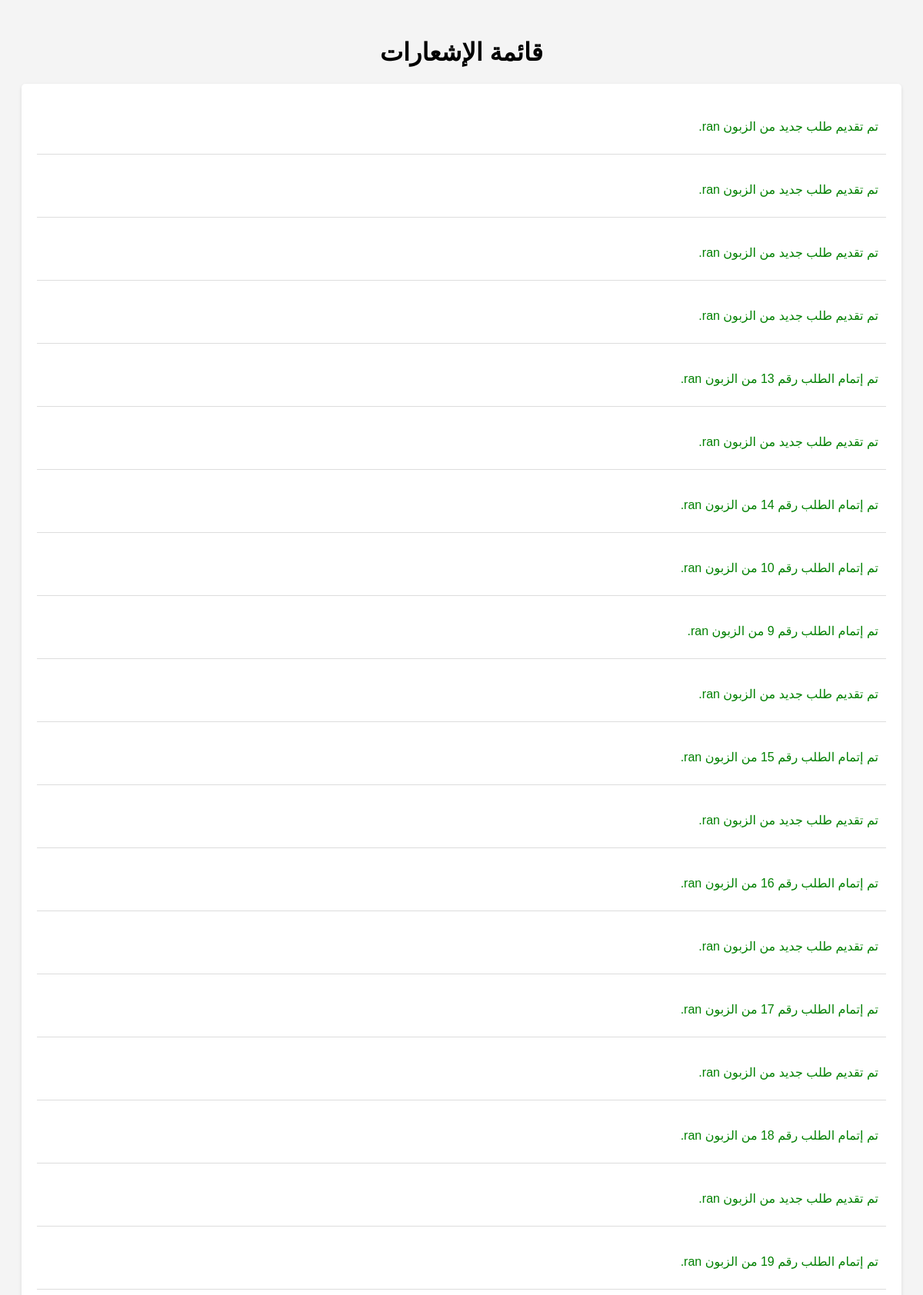
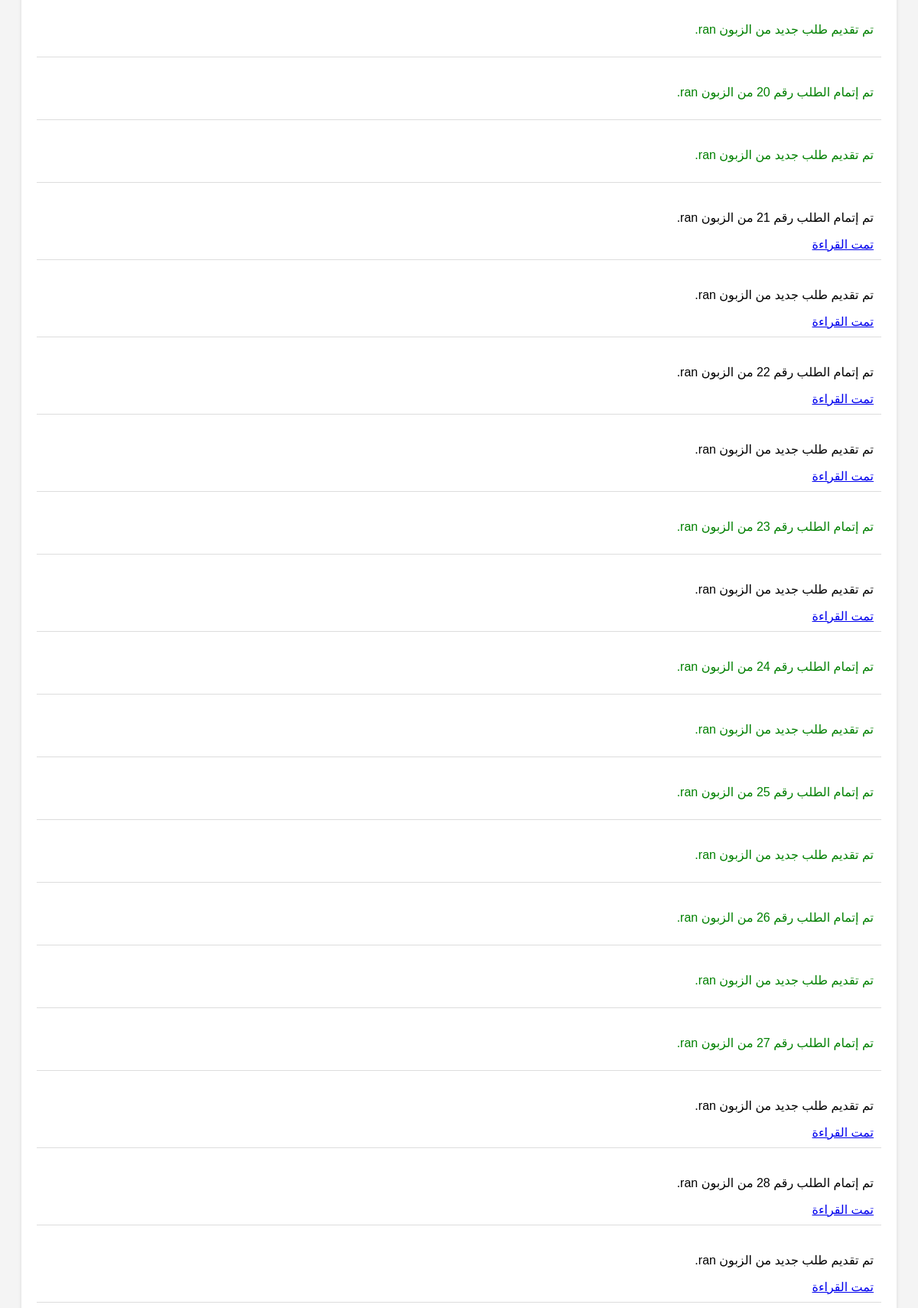
Screenshot of /shop/notifications/ (signed in, upper part) with the database file from the repository (2 pictures, top to bottom).
### shop/models.py (models this page shows, shortened)
class Notification(models.Model):
    user = models.ForeignKey(
        User, on_delete=models.CASCADE, related_name="notifications"
    )
    message = models.CharField(max_length=255)
    is_read = models.BooleanField(default=False)
    created_at = models.DateTimeField(default=timezone.now)

### shop/views.py (the view)
# urls.py: path("notifications/", notifications_list, name="notifications_list"),
def notifications_list(request):
    notifications = Notification.objects.filter(user=request.user)
    return render(
        request, "shop/notifications_list.html", {"notifications": notifications}
    )

### shop/templates/shop/notifications_list.html (shortened to what this page needs)
<!DOCTYPE html>
<html lang="ar">
<head>
</head>
<body>
    <h1>قائمة الإشعارات</h1>
    <div class="notification-list">
        {% for notification in notifications %}
            <div class="notification {% if notification.is_read %}read{% endif %}">
                <p>{{ notification.message }}</p>
                {% if not notification.is_read %}
                    <a href="{% url 'mark_notification_as_read' notification.id %}" class="button">تمت القراءة</a>
                {% endif %}
            </div>
        {% empty %}
            <p>لا توجد إشعارات حالياً.</p>
        {% endfor %}
    </div>
</body>
</html>

### shop/templates/shop/notifications_list.html (style rules this page uses)
body { font-family: Arial, sans-serif; background-color: #f4f4f4; padding: 20px; direction: rtl; }
h1 { text-align: center; }
.notification-list { background-color: #fff; padding: 20px; border-radius: 5px; box-shadow: 0 2px 5px rgba(0, 0, 0, 0.1); }
.notification { padding: 10px; border-bottom: 1px solid #ddd; margin-bottom: 10px; }
.read { color: green; }

### rows the page displays
Notification: message "تم تقديم طلب جديد من الزبون ran."
Notification: message "تم تقديم طلب جديد من الزبون ran."
Notification: message "تم تقديم طلب جديد من الزبون ran."
Notification: message "تم تقديم طلب جديد من الزبون ran."
Notification: message "تم إتمام الطلب رقم 13 من الزبون ran."
Notification: message "تم تقديم طلب جديد من الزبون ran."
Notification: message "تم إتمام الطلب رقم 14 من الزبون ran."
Notification: message "تم إتمام الطلب رقم 10 من الزبون ran."
Notification: message "تم إتمام الطلب رقم 9 من الزبون ran."
Notification: message "تم تقديم طلب جديد من الزبون ran."
Notification: message "تم إتمام الطلب رقم 15 من الزبون ran."
Notification: message "تم تقديم طلب جديد من الزبون ran."
Notification: message "تم إتمام الطلب رقم 16 من الزبون ran."
Notification: message "تم تقديم طلب جديد من الزبون ran."
Notification: message "تم إتمام الطلب رقم 17 من الزبون ran."
Notification: message "تم تقديم طلب جديد من الزبون ran."
Notification: message "تم إتمام الطلب رقم 18 من الزبون ran."
Notification: message "تم تقديم طلب جديد من الزبون ran."
Notification: message "تم إتمام الطلب رقم 19 من الزبون ran."
Notification: message "تم تقديم طلب جديد من الزبون ran."
Notification: message "تم إتمام الطلب رقم 20 من الزبون ran."
Notification: message "تم تقديم طلب جديد من الزبون ran."
Notification: message "تم إتمام الطلب رقم 21 من الزبون ran.", is_read "تمت القراءة"
Notification: message "تم تقديم طلب جديد من الزبون ran.", is_read "تمت القراءة"
Notification: message "تم إتمام الطلب رقم 22 من الزبون ran.", is_read "تمت القراءة"
Notification: message "تم تقديم طلب جديد من الزبون ran.", is_read "تمت القراءة"
Notification: message "تم إتمام الطلب رقم 23 من الزبون ran."
Notification: message "تم تقديم طلب جديد من الزبون ran.", is_read "تمت القراءة"
Notification: message "تم إتمام الطلب رقم 24 من الزبون ran."
Notification: message "تم تقديم طلب جديد من الزبون ran."
Notification: message "تم إتمام الطلب رقم 25 من الزبون ran."
Notification: message "تم تقديم طلب جديد من الزبون ran."
Notification: message "تم إتمام الطلب رقم 26 من الزبون ran."
Notification: message "تم تقديم طلب جديد من الزبون ran."
Notification: message "تم إتمام الطلب رقم 27 من الزبون ran."
Notification: message "تم تقديم طلب جديد من الزبون ran.", is_read "تمت القراءة"
Notification: message "تم إتمام الطلب رقم 28 من الزبون ran.", is_read "تمت القراءة"
Notification: message "تم تقديم طلب جديد من الزبون ran.", is_read "تمت القراءة"
